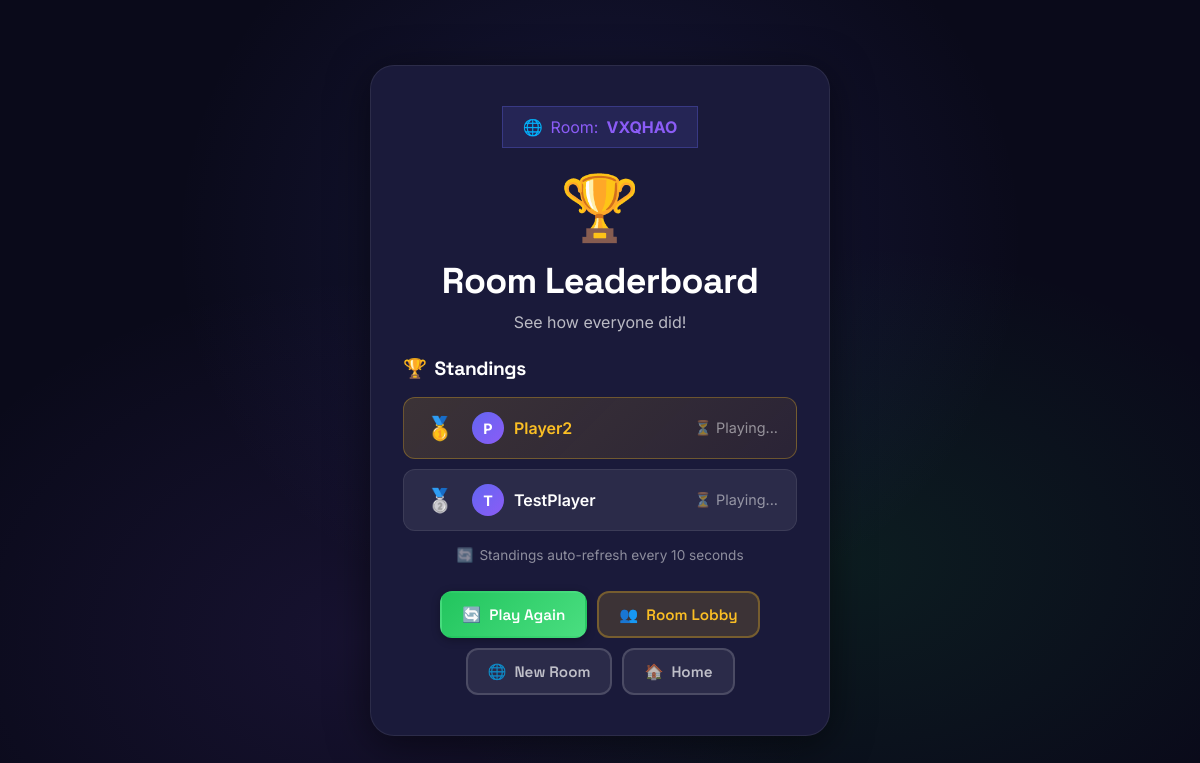
/room/VXQHAO/results, run on the app's committed database.
### tables this page shows
CREATE TABLE rooms (
            id INTEGER PRIMARY KEY AUTOINCREMENT,
            room_code TEXT UNIQUE NOT NULL,
            created_at TEXT NOT NULL,
            expires_at TEXT NOT NULL,
            host_name TEXT NOT NULL,
            categories TEXT,
            difficulty TEXT,
            question_ids TEXT NOT NULL,
            status TEXT DEFAULT 'waiting'
        );

CREATE TABLE room_players (
            id INTEGER PRIMARY KEY AUTOINCREMENT,
            room_id INTEGER NOT NULL,
            player_name TEXT NOT NULL,
            score INTEGER DEFAULT 0,
            correct_count INTEGER DEFAULT 0,
            best_streak INTEGER DEFAULT 0,
            completed INTEGER DEFAULT 0,
            completed_at TEXT,
            FOREIGN KEY (room_id) REFERENCES rooms(id),
            UNIQUE(room_id, player_name)
        );

### main.py (the view)
@app.get("/room/{room_code}/results", response_class=HTMLResponse)
async def room_results_page(request: Request, room_code: str):
    room = rooms.get_room(room_code)
    players = rooms.get_room_players(room_code) if room else []
    return templates.TemplateResponse("room-results.html", {
        "request": request,
        "room": room,
        "room_code": room_code,
        "players": players
    })

### templates/room-results.html (shortened to what this page needs)
<!DOCTYPE html>
<html lang="en">
<head>
    <link rel="stylesheet" href="/static/style.css">
</head>
<body class="results-page">
    <div class="results-container">
        <div class="results-card bounce-in">
            <div class="results-header">
                <div class="room-badge-large">
                    <span>&#x1F310;</span> Room: <strong>{{ room_code }}</strong>
                </div>
                <div class="results-emoji" id="results-emoji">&#x1F3C6;</div>
                <h1 class="results-title" id="results-title">Room Leaderboard</h1>
                <p class="results-subtitle" id="results-subtitle">See how everyone did!</p>
            </div>
            <div class="room-standings">
                <h3 class="standings-title">
                    <span>&#x1F3C6;</span> Standings
                </h3>
                <div class="standings-list" id="standings-list">
                    {% for player in players %}
                    <div class="standing-row {{ 'first' if loop.index == 1 else '' }} {{ 'current-player' if player.player_name == request.cookies.get('username', '') else '' }}">
                        <span class="standing-rank">
                            {% if loop.index == 1 %}&#x1F947;
                            {% elif loop.index == 2 %}&#x1F948;
                            {% elif loop.index == 3 %}&#x1F949;
                            {% else %}{{ loop.index }}
                            {% endif %}
                        </span>
                        <div class="standing-player">
                            <span class="standing-avatar">{{ player.player_name[0]|upper }}</span>
                            <span class="standing-name">{{ player.player_name }}</span>
                        </div>
                        <div class="standing-stats">
                            {% if player.completed %}
                            <span class="standing-score">{{ player.score }} pts</span>
                            <span class="standing-correct">{{ player.correct_count }}/{{ room.question_ids|length if room else '?' }}</span>
                            {% else %}
                            <span class="standing-waiting">&#x23F3; Playing...</span>
                            {% endif %}
                        </div>
                    </div>
                    {% endfor %}
                </div>
                <div class="standings-note">
                    <span>&#x1F504;</span> Standings auto-refresh every 10 seconds
                </div>
            </div>
            <div class="results-actions">
                <a href="/room/{{ room_code }}/play" class="action-button play-again">
                    <span>&#x1F504;</span>
                    <span>Play Again</span>
                </a>
                <a href="/room/{{ room_code }}" class="action-button view-leaderboard">
                    <span>&#x1F465;</span>
                    <span>Room Lobby</span>
                </a>
                <a href="/lobby" class="action-button go-home">
                    <span>&#x1F310;</span>
                    <span>New Room</span>
                </a>
                <a href="/" class="action-button go-home">
                    <span>&#x1F3E0;</span>
                    <span>Home</span>
                </a>
            </div>
        </div>
    </div>
</body>
</html>

### data on the page
rooms: room_code "VXQHAO"
room_players: player_name "P", player_name "Player2", completed "⏳ Playing..."
room_players: player_name "T", player_name "TestPlayer", completed "⏳ Playing..."
